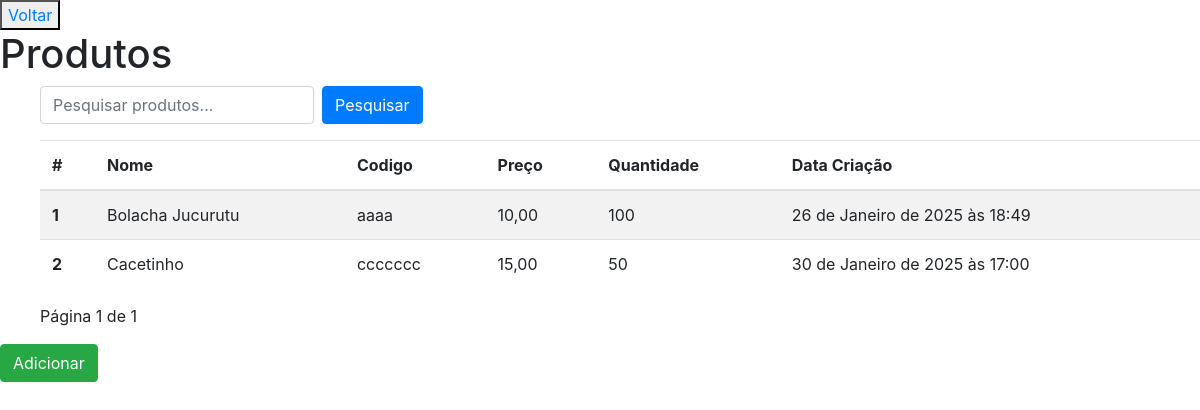
The app's page /produtos/, older data.
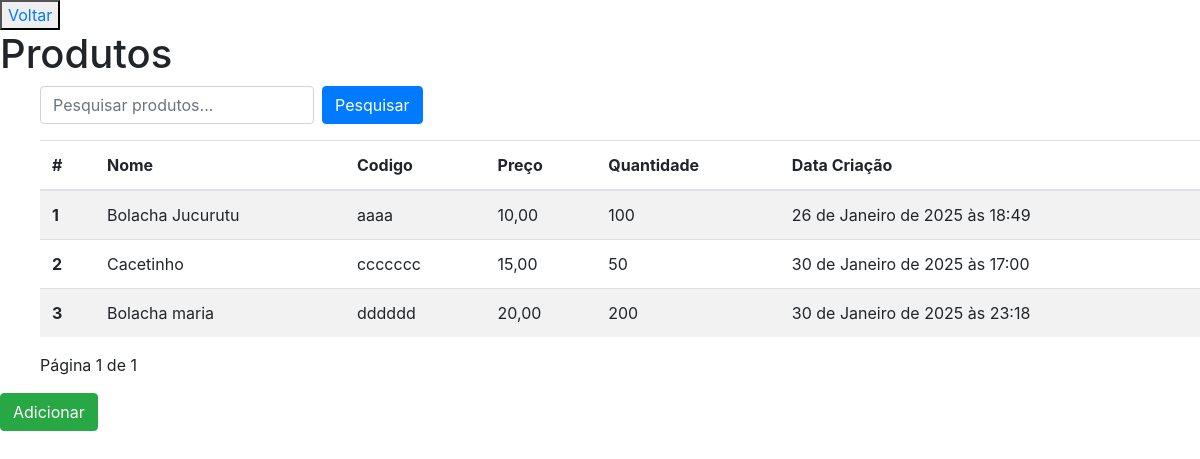
The same page, newer data.
### apps/paginas/models.py (models this page shows, shortened)
class Produto(models.Model):
    nome = models.CharField(max_length=100, validators=[MinLengthValidator(3, 'o campode ter no minimo 3 caracteres')])
    codigo = models.CharField(max_length=10, unique=True)
    descricao = models.TextField(blank=True, null=True, default=None)
    preco = models.DecimalField(max_digits=5, decimal_places=2)
    quantidade = models.IntegerField()
    data_criacao = models.DateTimeField(auto_now_add=True)
    fornecedor = models.ForeignKey('Fornecedor', on_delete=models.CASCADE, related_name='produtos', default=None, null=True)

### apps/paginas/views.py (the view)
# urls.py: path('produtos/', ProdutosView.as_view(), name='list_produtos'),
class ProdutosView(ListView):
    model = Produto
    template_name = 'paginas/list_produtos.html'
    context_object_name = 'produtos'
    paginate_by = 5
    def get_queryset(self):
        queryset = Produto.objects.all()
        query = self.request.GET.get('produto')
        if query:
            queryset = queryset.filter(nome__icontains=query)
        return queryset

### apps/paginas/templates/paginas/list_produtos.html (shortened to what this page needs)
{% extends "paginas/base_paginas.html" %}
{% load static %}
{% block content %}
<button type="button"><a href=" {% url "index" %}">Voltar</a></button>
<h1>Produtos</h1>
<ul>
  <form method="get" class="form-inline mb-3">
    <input type="text" name="produto" class="form-control mr-2" placeholder="Pesquisar produtos..." value="{{ request.GET.produto }}">
    <button type="submit" class="btn btn-primary">Pesquisar</button>
  </form>
  <table class="table table-striped">
  <thead>
    <tr>
      <th scope="col">#</th>
      <th scope="col">Nome</th>
      <th scope="col">Codigo</th>
      <th scope="col">Preço</th>
      <th scope="col">Quantidade</th>
      <th scope="col">Data Criação</th>
    </tr>
  </thead>
  <tbody>
  {% for produto in produtos %}
    <tr>
      <th scope="row"> {{ produto.id }}</th>
      <td>{{ produto.nome }}</td>
      <td>{{ produto.codigo }}</td>
      <td>{{ produto.preco }}</td>
      <td>{{ produto.quantidade }}</td>
      <td>{{ produto.data_criacao }}</td>
    </tr>
  {% endfor %}
  </tbody>
  </table>
  <span>Página {{ page_obj.number }} de {{ page_obj.paginator.num_pages }}</span>
</ul>
<a href=" {% url "create_produto" %}">
    <button type="button" class="btn btn-success">Adicionar</button>
</a>
{% endblock %}

Row changes from the older to the newer data that the page shows:
added Produto: id "3", nome "Bolacha maria", codigo "dddddd", preco "20,00", quantidade "200", data_criacao "30 de Janeiro de 2025 às 23:18"
